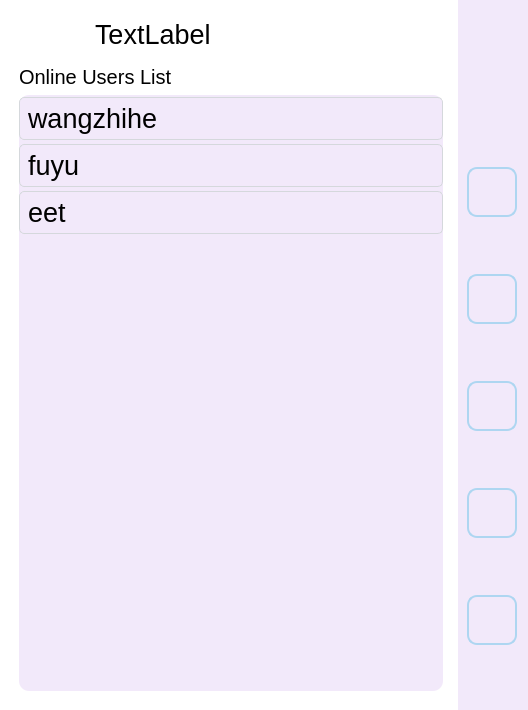
<?xml version="1.0" encoding="UTF-8"?>
<ui version="4.0">
 <class>Home</class>
 <widget class="QWidget" name="Home">
  <property name="geometry">
   <rect>
    <x>0</x>
    <y>0</y>
    <width>528</width>
    <height>710</height>
   </rect>
  </property>
  <property name="windowTitle">
   <string>ChatTime Home</string>
  </property>
  <property name="styleSheet">
   <string notr="true">
background-color: rgb(255, 255, 255);</string>
  </property>
  <layout class="QHBoxLayout" name="horizontalLayout_2">
   <property name="leftMargin">
    <number>0</number>
   </property>
   <property name="topMargin">
    <number>0</number>
   </property>
   <property name="rightMargin">
    <number>0</number>
   </property>
   <property name="bottomMargin">
    <number>0</number>
   </property>
   <item>
    <layout class="QGridLayout" name="gridLayout_2">
     <item row="0" column="0">
      <spacer name="horizontalSpacer">
       <property name="orientation">
        <enum>Qt::Horizontal</enum>
       </property>
       <property name="sizeType">
        <enum>QSizePolicy::Fixed</enum>
       </property>
       <property name="sizeHint" stdset="0">
        <size>
         <width>10</width>
         <height>20</height>
        </size>
       </property>
      </spacer>
     </item>
     <item row="0" column="1">
      <widget class="QWidget" name="widget_3" native="true">
       <layout class="QVBoxLayout" name="verticalLayout_4">
        <item>
         <layout class="QGridLayout" name="gridLayout">
          <item row="0" column="0">
           <layout class="QHBoxLayout" name="horizontalLayout">
            <item>
             <widget class="QLabel" name="label">
              <property name="minimumSize">
               <size>
                <width>70</width>
                <height>50</height>
               </size>
              </property>
              <property name="maximumSize">
               <size>
                <width>70</width>
                <height>50</height>
               </size>
              </property>
              <property name="text">
               <string/>
              </property>
              <property name="pixmap">
               <pixmap resource="resources.qrc">:/images/plane.png</pixmap>
              </property>
              <property name="scaledContents">
               <bool>true</bool>
              </property>
             </widget>
            </item>
            <item>
             <widget class="QLabel" name="onlineNumber">
              <property name="font">
               <font>
                <pointsize>20</pointsize>
               </font>
              </property>
              <property name="text">
               <string>TextLabel</string>
              </property>
             </widget>
            </item>
           </layout>
          </item>
          <item row="1" column="0">
           <widget class="QLabel" name="label_3">
            <property name="font">
             <font>
              <pointsize>15</pointsize>
             </font>
            </property>
            <property name="text">
             <string>Online Users List</string>
            </property>
           </widget>
          </item>
          <item row="2" column="0">
           <widget class="QListWidget" name="friendList">
            <property name="font">
             <font>
              <pointsize>20</pointsize>
             </font>
            </property>
            <property name="cursor" stdset="0">
             <cursorShape>IBeamCursor</cursorShape>
            </property>
            <property name="styleSheet">
             <string notr="true">QListWidget {

	background-color: rgb(242, 233, 250);
    border: none;
    border-radius: 10px;

}
QListWidget::item {
    padding: 5px;
    border: 1px solid #D5D8DC;
    border-radius: 5px;
    margin: 2px 0;

}
QListWidget QScrollBar:vertical {
    width: 8px;
    background: #EAECEE;
}
QListWidget QScrollBar::handle:vertical {
    background: #BDC3C7;
    border-radius: 4px;
}
QListWidget::item:selected {
 
    color: black; 
}
</string>
            </property>
            <property name="viewMode">
             <enum>QListView::ListMode</enum>
            </property>
            <item>
             <property name="text">
              <string>wangzhihe</string>
             </property>
            </item>
            <item>
             <property name="text">
              <string>fuyu</string>
             </property>
            </item>
            <item>
             <property name="text">
              <string>eet</string>
             </property>
            </item>
           </widget>
          </item>
         </layout>
        </item>
       </layout>
      </widget>
     </item>
     <item row="1" column="1">
      <spacer name="verticalSpacer">
       <property name="orientation">
        <enum>Qt::Vertical</enum>
       </property>
       <property name="sizeType">
        <enum>QSizePolicy::Fixed</enum>
       </property>
       <property name="sizeHint" stdset="0">
        <size>
         <width>20</width>
         <height>10</height>
        </size>
       </property>
      </spacer>
     </item>
    </layout>
   </item>
   <item>
    <widget class="QWidget" name="widget" native="true">
     <property name="minimumSize">
      <size>
       <width>70</width>
       <height>710</height>
      </size>
     </property>
     <property name="maximumSize">
      <size>
       <width>70</width>
       <height>710</height>
      </size>
     </property>
     <property name="styleSheet">
      <string notr="true">background-color: rgb(242, 233, 250);

</string>
     </property>
     <layout class="QVBoxLayout" name="verticalLayout_3">
      <property name="leftMargin">
       <number>0</number>
      </property>
      <property name="topMargin">
       <number>0</number>
      </property>
      <property name="rightMargin">
       <number>0</number>
      </property>
      <property name="bottomMargin">
       <number>0</number>
      </property>
      <item>
       <layout class="QVBoxLayout" name="verticalLayout_2">
        <item>
         <widget class="QWidget" name="widget_2" native="true">
          <layout class="QVBoxLayout" name="verticalLayout">
           <item>
            <widget class="QLabel" name="label_2">
             <property name="minimumSize">
              <size>
               <width>50</width>
               <height>50</height>
              </size>
             </property>
             <property name="maximumSize">
              <size>
               <width>50</width>
               <height>50</height>
              </size>
             </property>
             <property name="text">
              <string/>
             </property>
             <property name="pixmap">
              <pixmap resource="resources.qrc">:/images/book.png</pixmap>
             </property>
             <property name="scaledContents">
              <bool>true</bool>
             </property>
             <property name="alignment">
              <set>Qt::AlignCenter</set>
             </property>
            </widget>
           </item>
           <item>
            <widget class="QPushButton" name="addFriendBtn">
             <property name="sizePolicy">
              <sizepolicy hsizetype="Fixed" vsizetype="Fixed">
               <horstretch>0</horstretch>
               <verstretch>0</verstretch>
              </sizepolicy>
             </property>
             <property name="minimumSize">
              <size>
               <width>50</width>
               <height>50</height>
              </size>
             </property>
             <property name="maximumSize">
              <size>
               <width>50</width>
               <height>50</height>
              </size>
             </property>
             <property name="toolTip">
              <string>add contact</string>
             </property>
             <property name="styleSheet">
              <string notr="true">QPushButton {
        border: 2px solid #AED6F1;
        border-radius: 10px;  // Rounded corners
        background-color: #3498DB;  // Default color
        color: white;  // Text color
        font: bold 14px;  // Font and size
        padding: 8px;
    }
    QPushButton:hover {
        background-color: #5DADE2;  // Color when hovered
    }
    QPushButton:pressed {
        background-color: #2874A6;  // Color when pressed
    }</string>
             </property>
             <property name="text">
              <string/>
             </property>
             <property name="icon">
              <iconset resource="resources.qrc">
               <normaloff>:/images/add.svg</normaloff>:/images/add.svg</iconset>
             </property>
             <property name="iconSize">
              <size>
               <width>35</width>
               <height>35</height>
              </size>
             </property>
            </widget>
           </item>
           <item>
            <widget class="QPushButton" name="startChatBtn">
             <property name="sizePolicy">
              <sizepolicy hsizetype="Minimum" vsizetype="Fixed">
               <horstretch>50</horstretch>
               <verstretch>0</verstretch>
              </sizepolicy>
             </property>
             <property name="minimumSize">
              <size>
               <width>50</width>
               <height>50</height>
              </size>
             </property>
             <property name="maximumSize">
              <size>
               <width>50</width>
               <height>50</height>
              </size>
             </property>
             <property name="toolTip">
              <string>start chat</string>
             </property>
             <property name="styleSheet">
              <string notr="true">QPushButton {
        border: 2px solid #AED6F1;
        border-radius: 10px;  // Rounded corners
        background-color: #3498DB;  // Default color
        color: white;  // Text color
        font: bold 14px;  // Font and size
        padding: 8px;
    }
    QPushButton:hover {
        background-color: #5DADE2;  // Color when hovered
    }
    QPushButton:pressed {
        background-color: #2874A6;  // Color when pressed
    }</string>
             </property>
             <property name="text">
              <string/>
             </property>
             <property name="icon">
              <iconset resource="resources.qrc">
               <normaloff>:/images/startchat.svg</normaloff>:/images/startchat.svg</iconset>
             </property>
             <property name="iconSize">
              <size>
               <width>35</width>
               <height>35</height>
              </size>
             </property>
            </widget>
           </item>
           <item>
            <widget class="QPushButton" name="groupChatBtn">
             <property name="sizePolicy">
              <sizepolicy hsizetype="Minimum" vsizetype="Fixed">
               <horstretch>50</horstretch>
               <verstretch>0</verstretch>
              </sizepolicy>
             </property>
             <property name="minimumSize">
              <size>
               <width>50</width>
               <height>50</height>
              </size>
             </property>
             <property name="maximumSize">
              <size>
               <width>50</width>
               <height>50</height>
              </size>
             </property>
             <property name="toolTip">
              <string>start chat</string>
             </property>
             <property name="styleSheet">
              <string notr="true">QPushButton {
        border: 2px solid #AED6F1;
        border-radius: 10px;  // Rounded corners
        background-color: #3498DB;  // Default color
        color: white;  // Text color
        font: bold 14px;  // Font and size
        padding: 8px;
    }
    QPushButton:hover {
        background-color: #5DADE2;  // Color when hovered
    }
    QPushButton:pressed {
        background-color: #2874A6;  // Color when pressed
    }</string>
             </property>
             <property name="text">
              <string/>
             </property>
             <property name="icon">
              <iconset resource="resources.qrc">
               <normaloff>:/images/groupchat.svg</normaloff>:/images/groupchat.svg</iconset>
             </property>
             <property name="iconSize">
              <size>
               <width>35</width>
               <height>35</height>
              </size>
             </property>
            </widget>
           </item>
           <item>
            <widget class="QPushButton" name="AiChatStartBtn">
             <property name="minimumSize">
              <size>
               <width>50</width>
               <height>50</height>
              </size>
             </property>
             <property name="maximumSize">
              <size>
               <width>50</width>
               <height>50</height>
              </size>
             </property>
             <property name="toolTip">
              <string>ai chat</string>
             </property>
             <property name="styleSheet">
              <string notr="true">QPushButton {
        border: 2px solid #AED6F1;
        border-radius: 10px;  // Rounded corners
        background-color: #3498DB;  // Default color
        color: white;  // Text color
        font: bold 14px;  // Font and size
        padding: 8px;
    }
    QPushButton:hover {
        background-color: #5DADE2;  // Color when hovered
    }
    QPushButton:pressed {
        background-color: #2874A6;  // Color when pressed
    }</string>
             </property>
             <property name="text">
              <string/>
             </property>
             <property name="icon">
              <iconset resource="resources.qrc">
               <normaloff>:/images/ai.svg</normaloff>:/images/ai.svg</iconset>
             </property>
             <property name="iconSize">
              <size>
               <width>35</width>
               <height>35</height>
              </size>
             </property>
            </widget>
           </item>
           <item>
            <widget class="QPushButton" name="logoutBtn">
             <property name="minimumSize">
              <size>
               <width>50</width>
               <height>50</height>
              </size>
             </property>
             <property name="maximumSize">
              <size>
               <width>50</width>
               <height>50</height>
              </size>
             </property>
             <property name="toolTip">
              <string>quit</string>
             </property>
             <property name="styleSheet">
              <string notr="true">QPushButton {
        border: 2px solid #AED6F1;
        border-radius: 10px;  // Rounded corners
        background-color: #3498DB;  // Default color
        color: white;  // Text color
        font: bold 14px;  // Font and size
        padding: 8px;
    }
    QPushButton:hover {
        background-color: #5DADE2;  // Color when hovered
    }
    QPushButton:pressed {
        background-color: #2874A6;  // Color when pressed
    }</string>
             </property>
             <property name="text">
              <string/>
             </property>
             <property name="icon">
              <iconset resource="resources.qrc">
               <normaloff>:/images/logout.svg</normaloff>:/images/logout.svg</iconset>
             </property>
             <property name="iconSize">
              <size>
               <width>35</width>
               <height>35</height>
              </size>
             </property>
            </widget>
           </item>
          </layout>
         </widget>
        </item>
       </layout>
      </item>
     </layout>
    </widget>
   </item>
  </layout>
 </widget>
 <resources>
  <include location="resources.qrc"/>
 </resources>
 <connections/>
</ui>
